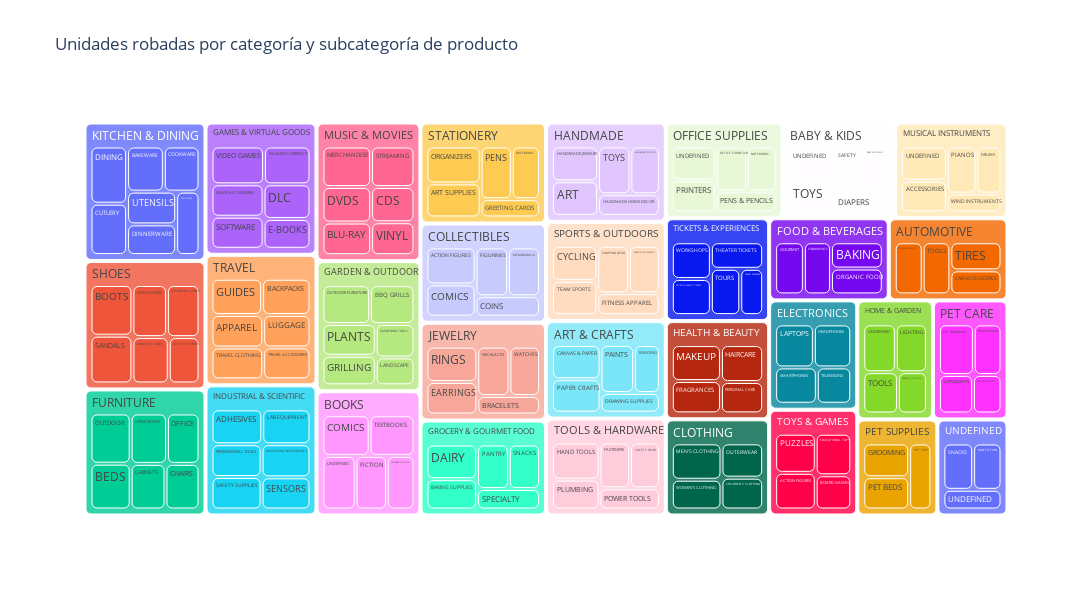

This figure's notebook cell:
### Code cell
import plotly.express as px
fig = px.treemap(
    returned_orders,
    path=['parent_category', 'category_name'],
    values='quantity_change',
    title='Unidades robadas por categoría y subcategoría de producto'
)
fig.update_layout(width=1200, height=600)
fig.update_traces(marker=dict(cornerradius=5))
fig.show()

### Figure 1 — Plotly figure (JSON) as saved in the notebook; plotly's stock layout.template omitted (floating-point values rounded to 4 significant figures; data arrays with more than 128 entries replaced by an {"elided": "..."} marker saying what was removed)
{"data": [{"branchvalues": "total", "domain": {"x": [0, 1], "y": [0, 1]}, "hovertemplate": "labels=%{label}<br>quantity_change=%{value}<br>parent=%{parent}<br>id=%{id}<extra></extra>", "ids": {"elided": "183 str values"}, "labels": {"elided": "183 str values"}, "marker": {"cornerradius": 5}, "name": "", "parents": {"elided": "183 str values"}, "type": "treemap", "values": {"elided": "183 float values"}}], "layout": {"height": 600, "legend": {"tracegroupgap": 0}, "title": {"text": "Unidades robadas por categoría y subcategoría de producto"}, "width": 1200}}
